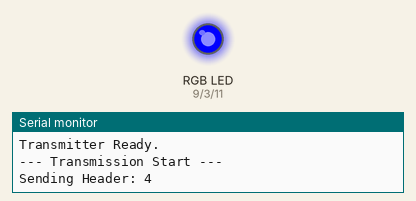
This sketch was run on a simulated Arduino Uno, built with avr-gcc and run on an emulated ATmega328P. Shown: an RGB LED mixed from three pins (HIGH = lit), the last lines printed to the serial monitor. Dim RGB values are drawn brighter than linear.

Above: at 0.1 s.
At 4.1 s:
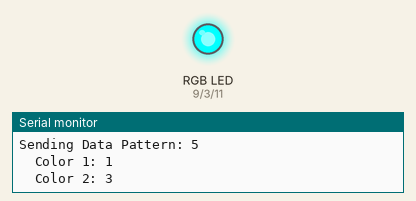
At 8.1 s:
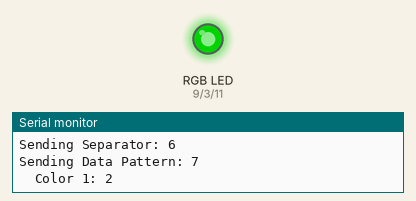
At 18.1 s:
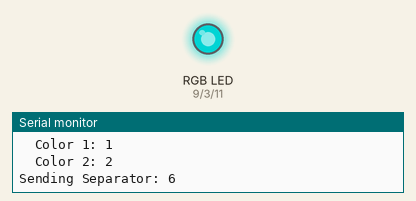
At 28.1 s:
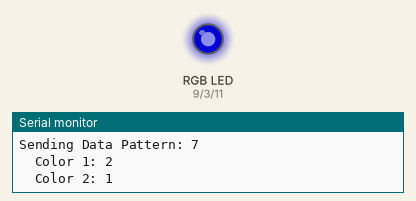
At 38.1 s:
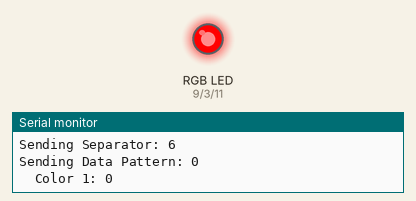
Timing chart, 0 to 40.0 s (numbered marks = the images above):
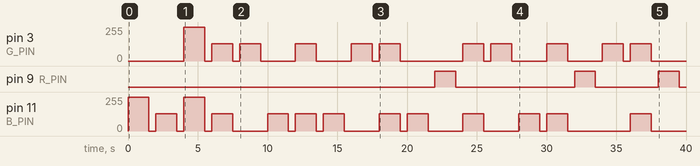

Measured:
- by itself, pin 3 (G_PIN): 0/255 → 255/255 at 4.0 s, → 0/255 1.5 s later, → 128/255 0.50 s later, → 0/255 1.5 s later, … (22 changes in this stretch)
- by itself, pin 9 (R_PIN): goes HIGH 1.5 s, LOW 8.5 s, HIGH 1.5 s, LOW 4.5 s, HIGH 1.5 s, then LOW
- by itself, pin 11 (B_PIN): 0/255 → 255/255 at 0.00 s, → 0/255 1.5 s later, → 128/255 0.50 s later, → 0/255 1.5 s later, … (26 changes in this stretch)

The sketch:

FC_SendColor_EX.ino
```cpp
#include <Arduino.h> //

// RGB LEDが接続されているピンの定義
const int R_PIN = 9;
const int G_PIN = 3;
const int B_PIN = 11;

// 色コードの定義 (受信側と合わせる)
const int COLOR_RED        = 0;
const int COLOR_LOWBLUE       = 1;
const int COLOR_LOWGREEN      = 2;
const int COLOR_CYAN       = 3;
const int COLOR_BLUE    = 4; //ヘッダー
const int COLOR_GREEN   = 5;//フッター
const int COLOR_LOWCYAN    = 6;// 区切り色


// 新しい色コードの定義 (受信側と合わせる)

// ヘッダー、フッター、セパレーターの定義 (単色に変更)
const int HEADER_CODE = COLOR_BLUE;  // ヘッダーは薄い青
const int FOOTER_CODE = COLOR_GREEN;   // フッターは薄い緑
const int SEPARATOR_CODE = COLOR_LOWCYAN;       // （区切り）

// データに変換されるカラーペア (変更なし)
const int colorPairs[8][2] = {
  {0, 1}, {0, 2}, {0, 3}, // 0: 赤+青, 1: 赤+緑, 2: 赤+シアン
  {1, 0}, {1, 2}, {1, 3}, // 3: 青+赤, 4: 青+緑, 5: 青+シアン
  {2, 0}, {2, 1}          // 6: 緑+赤, 7: 緑+青
};

// 送信するデータ配列の定義
int data[] = {5, 7, 4, 3, 7, 1, 0, 2};
//薄い青，赤，緑，薄いシアン，青．緑，薄いシアン，薄い緑
// 発光時間を調整 (ミリ秒)
const int LIGHT_ON_DURATION = 1500; // 各色1.5秒点灯
const int INTERVAL_DURATION = 500;  // 色間の消灯時間

void setup() {
  // ピンを出力モードに設定
  pinMode(R_PIN, OUTPUT);
  pinMode(G_PIN, OUTPUT);
  pinMode(B_PIN, OUTPUT);
  Serial.begin(9600); // デバッグ用にシリアル通信を開始
  Serial.println("Transmitter Ready.");
}

// 全てのLEDを消灯する関数
void turnOffLights() {
  analogWrite(R_PIN, 0);
  analogWrite(G_PIN, 0);
  analogWrite(B_PIN, 0);
}

// 指定された色コードに基づいてLEDを発光させる関数
void sendColor(int code) {
  int r, g, b;
  // 色コードに対応するRGB値を設定
  switch (code) {
    case COLOR_RED:        r = 255; g = 0;   b = 0;   break; // 赤
    case COLOR_BLUE:       r = 0;   g = 0;   b = 255; break; // 青
    case COLOR_GREEN:      r = 0;   g = 255; b = 0;   break; // 緑
    case COLOR_CYAN:       r = 0;   g = 255; b = 255; break; // シアン
    case COLOR_LOWBLUE:    r = 0;   g = 0;   b = 128; break; // 薄い青
    case COLOR_LOWGREEN: r = 0;   g = 128; b = 0;   break; // 薄い緑
    case COLOR_LOWCYAN:  r = 0;   g = 128; b = 128; break; // 薄いシアン
    default: r = 0; g = 0; b = 0; break; // 未定義の色は消灯
  }
  // 設定されたRGB値でLEDを点灯
  analogWrite(R_PIN, r);
  analogWrite(G_PIN, g);
  analogWrite(B_PIN, b);
  delay(LIGHT_ON_DURATION); // 指定時間点灯
  turnOffLights();          // 一度消灯
  delay(INTERVAL_DURATION); // 色間のインターバル
}

void loop() {
  Serial.println("--- Transmission Start ---");

  // ヘッダー送信 (単色)
  Serial.print("Sending Header: ");
  Serial.println(HEADER_CODE);
  sendColor(HEADER_CODE);

  // データ送信ループ
  for (int i = 0; i < sizeof(data) / sizeof(data[0]); i++) {
    Serial.print("Sending Data Pattern: ");
    Serial.println(data[i]);
    // データは2色ペアで送信
    int a = colorPairs[data[i]][0];
    int b = colorPairs[data[i]][1];

    Serial.print("  Color 1: ");
    Serial.println(a);
    sendColor(a); // 1色目

    Serial.print("  Color 2: ");
    Serial.println(b);
    sendColor(b); // 2色目

    // データペアの区切り色送信
    Serial.print("Sending Separator: ");
    Serial.println(SEPARATOR_CODE);
    sendColor(SEPARATOR_CODE);
  }

  // フッター送信 (単色)
  Serial.print("Sending Footer: ");
  Serial.println(FOOTER_CODE);
  sendColor(FOOTER_CODE);

  Serial.println("--- Transmission Complete ---");
  delay(5000); // 全送信終了後、しばらく待機
  exit(0);
}
```
